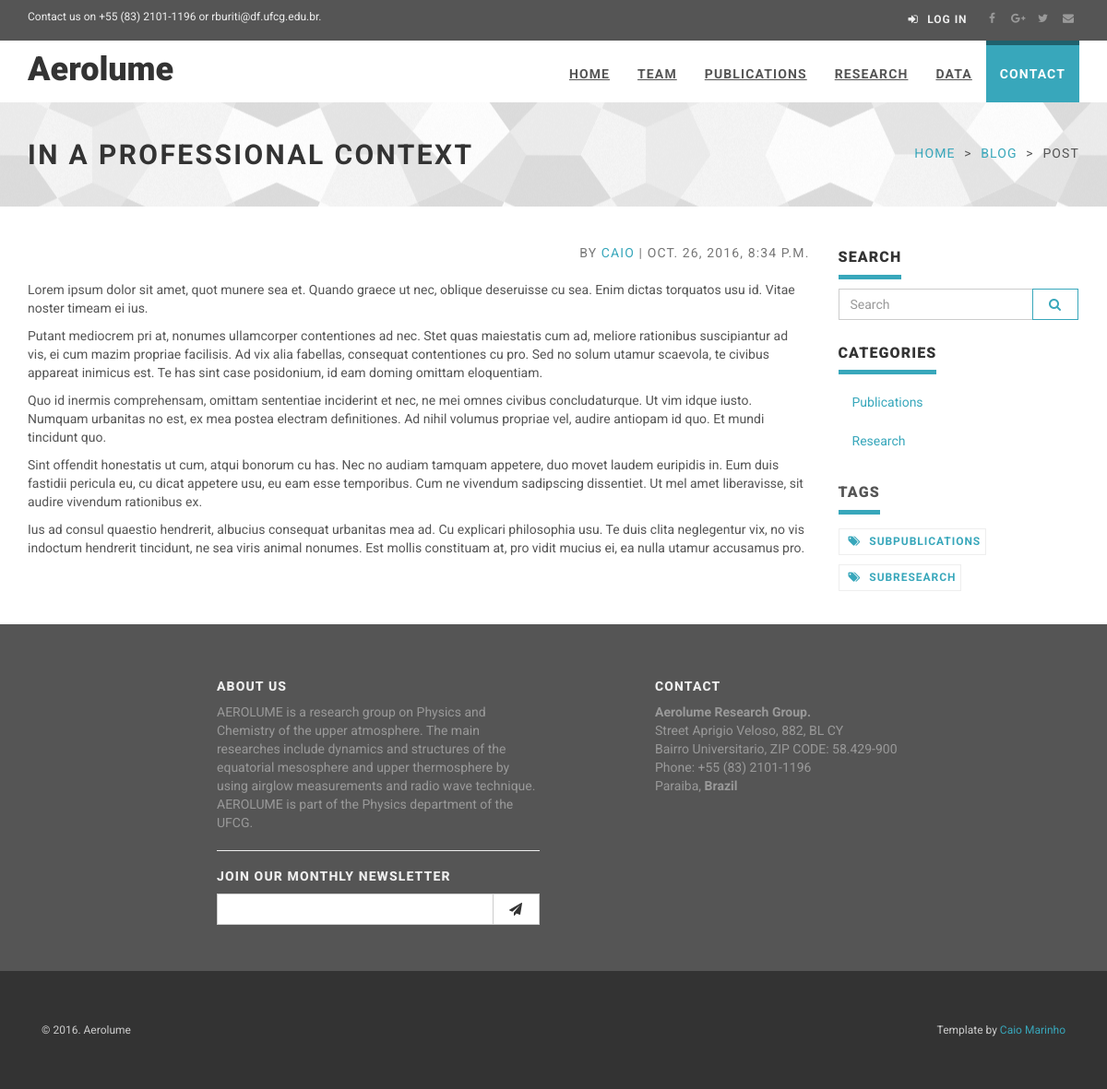
The app's page /post/in-a-professional-context with its own data.
### app/models.py (models this page shows, shortened)
class TimeStamped(models.Model):
    class Meta:
        abstract = True
    created_at = models.DateTimeField(auto_now_add=True)
    published_at = models.DateTimeField(auto_now=True)

class Category(TimeStamped):
    class Meta:
        verbose_name = "Category"
        verbose_name_plural = "Categories"
    name = models.CharField(max_length=100, unique=True)
    slug = models.SlugField(unique=True, blank=True, null=True)
    is_visible = models.BooleanField(default=True)
    @permalink
    def get_absolute_url(self):
        return ('category', None, {'slug': self.slug})

class Post(TimeStamped):
    title = models.CharField(max_length=150)
    text = RichTextField()
    category = models.ForeignKey(Category, on_delete=models.CASCADE)
    subcategory = models.ManyToManyField(SubCategory)
    is_visible = models.BooleanField(default=True)
    author = models.ForeignKey(User, null=True, blank=True, on_delete=models.CASCADE)
    slug = models.SlugField(unique=True)

class SubCategory(TimeStamped):
    class Meta:
        verbose_name = "SubCategory"
        verbose_name_plural = "SubCategories"
    category = models.ForeignKey(Category, on_delete=models.CASCADE)
    slug = models.SlugField(unique=True, blank=True, null=True)
    name = models.CharField(max_length=100, unique=True)
    is_visible = models.BooleanField(default=True)
    @permalink
    def get_absolute_url(self):
        return ('sub-category', None, {'slug': self.slug})

### app/views.py (the view)
# urls.py: url(r'^post/(?P<slug>[^\.]+)', views.view_post, name='view_post'),
def view_post(request, slug):
    categories = Category.objects.filter(is_visible=True).order_by('-created_at')
    subcategories = SubCategory.objects.filter(is_visible=True).order_by('-created_at')
    return render_to_response('post.html', {'post': get_object_or_404(Post, slug=slug),
                                            'categories': categories,
                                            'subcategories': subcategories},
                              context_instance=RequestContext(request))

### app/templates/post.html (shortened to what this page needs)
{% extends 'base.html' %}
{% load staticfiles %}
{% block content %}
    <div id="heading-breadcrumbs">
        <div class="container">
            <div class="row">
                <div class="col-md-7">
                    <h1>{{ post.title }}</h1>
                </div>
                <div class="col-md-5">
                    <ul class="breadcrumb">
                        <li><a href="/">Home</a>
                        </li>
                        <li><a href="#">Blog</a>
                        </li>
                        <li>Post</li>
                    </ul>
                </div>
            </div>
        </div>
    </div>
    <div id="content">
        <div class="container">
            <div class="row">
                <div class="col-md-9" id="blog-post" style="margin-bottom: 20px;">
                    <p class="text-muted text-uppercase mb-small text-right">By <a href="#">{{ post.author }}</a>
                        | {{ post.created_at }}</p>
                    <div id="post-content">
                        {{ post.text|safe }}
                    </div>
                </div>
                <div class="col-md-3">
                    <div class="panel panel-default sidebar-menu">
                        <div class="panel-heading">
                            <h3 class="panel-title">Search</h3>
                        </div>
                        <div class="panel-body">
                            <form role="search" action="/search" method="get">{% csrf_token %}
                                <div class="input-group">
                                    <input type="text" name="q" class="form-control" placeholder="Search"/>
                                        <span class="input-group-btn">
                                            <button type="submit" class="btn btn-template-main">
                                                <i class="fa fa-search"></i>
                                            </button>
                                		</span>
                                </div>
                            </form>
                        </div>
                    </div>
                    <div class="panel panel-default sidebar-menu">
                        <div class="panel-heading">
                            <h3 class="panel-title">Categories</h3>
                        </div>
                        <div class="panel-body">
                            <ul class="nav nav-pills nav-stacked">
                                {% for cat in categories %}
                                    <li><a href="{{ cat.get_absolute_url }}">{{ cat.name }}</a>
                                    </li>
                                {% empty %}
                                    <li><a href="#">Sem categorias.</a>
                                    </li>
                                {% endfor %}
                            </ul>
                        </div>
                    </div>
                    <div class="panel sidebar-menu">
                        <div class="panel-heading">
                            <h3 class="panel-title">Tags</h3>
                        </div>
                        <div class="panel-body">
                            <ul class="tag-cloud">
                                {% for sub in subcategories %}
                                    <li><a href="{{ sub.get_absolute_url }}"><i class="fa fa-tags"></i> {{ sub.name }}
                                    </a>
                                    </li>
                                {% empty %}
                                    <li><a href="#">Sem Tags.</a>
                                    </li>
                                {% endfor %}
                            </ul>
                        </div>
                    </div>
                </div>
            </div>
        </div>
    </div>
{% endblock %}

### app/templates/header.html (shortened to what this page needs)
{% load staticfiles %}
<header>
    <div id="top">
        <div class="container">
            <div class="row">
                <div class="col-xs-5 contact">
                    <p class="hidden-sm hidden-xs">Contact us on +55 (83) 2101-1196 or rburiti@df.ufcg.edu.br.</p>
                </div>
                <div class="col-xs-7">
                    <div class="social">
                        <a href="#" class="external facebook" data-animate-hover="pulse"><i
                                class="fa fa-facebook"></i></a>
                        <a href="#" class="external gplus" data-animate-hover="pulse"><i
                                class="fa fa-google-plus"></i></a>
                        <a href="#" class="external twitter" data-animate-hover="pulse"><i
                                class="fa fa-twitter"></i></a>
                        <a href="#" class="email" data-animate-hover="pulse"><i class="fa fa-envelope"></i></a>
                    </div>
                    <div class="login">
                        <a href="/admin"><i class="fa fa-sign-in"></i>
                            <span class="hidden-xs text-uppercase">Log in</span></a>
                    </div>
                </div>
            </div>
        </div>
    </div>
    <div class="navbar-affixed-top" data-spy="affix" data-offset-top="200">
        <div class="navbar navbar-default yamm" role="navigation" id="navbar">
            <div class="container">
                <div class="navbar-header">
                    <a class="navbar-brand home" href="/">
                        <h1 style="margin-top: 2px;"> Aerolume</h1>
                    </a>
                </div>
                <div class="navbar-collapse collapse" id="navigation">
                    <ul class="nav navbar-nav navbar-right">
                        <li id="home" class="">
                            <a href="/">Home</a>
                        </li>
                        <li id="team" class="">
                            <a href="/team">Team</a>
                        </li>
                        {% for cat in categories %}
                            <li id="{{ cat.name }}" class="">
                                <a href="{{ cat.get_absolute_url }}">{{ cat.name }}</a>
                            </li>
                        {% endfor %}
                        <li id="data" class="">
                            <a href="/data">Data</a>
                        </li>
                        <li id="contact" class="">
                            <a href="/contact">Contact</a>
                        </li>
                    </ul>
                </div>
            </div>
        </div>
    </div>
</header>

### static/css/custom.css (style rules this page uses)
@media screen and (min-width: 0px) { .hero > hgroup > h1,h2,h3 { color: #ffffff; } }

### records on screen
Category: name "PUBLICATIONS", name "Publications"
Category: name "RESEARCH", name "Research"
Post: title "IN A PROFESSIONAL CONTEXT", author "CAIO", created_at "OCT. 26, 2016, 8:34 P.M.", text "Lorem ipsum dolor sit amet, quot munere sea et. Quando graece ut nec, oblique deseruisse cu sea. Enim dictas torquatos usu id. Vitae noster timeam ei ius. Putant mediocrem pri at, nonumes ullamcorper contentiones ad nec. Stet quas maiestatis cum ad, meliore rationibus suscipiantur ad vis, ei cum mazim propriae facilisis. Ad vix alia fabellas, consequat contentiones cu pro. Sed no solum utamur scaevola, te civibus appareat inimicus est. Te has sint case posidonium, id eam doming omittam eloquentiam. Quo id inermis comprehensam, omittam sententiae inciderint et nec, ne mei omnes civibus concludaturque. Ut vim idque iusto. Numquam urbanitas no est, ex mea postea electram definitiones. Ad nihil…"
SubCategory: name "SUBPUBLICATIONS"
SubCategory: name "SUBRESEARCH"
